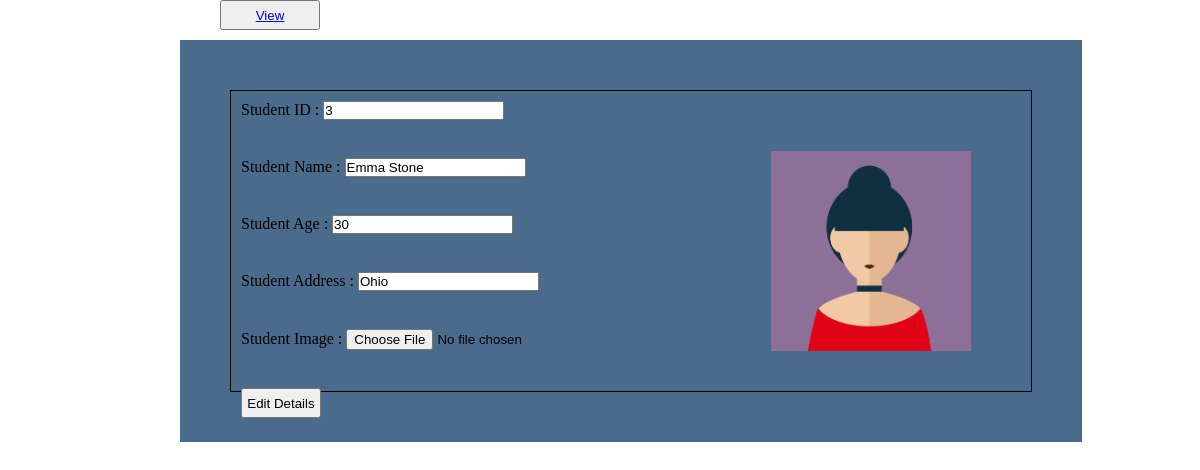
Page /editStudent.php?id=3 on the committed database.
### tables this page shows
CREATE TABLE `student` (
  `studentID` int(11) NOT NULL,
  `studentName` varchar(50) NOT NULL,
  `studentAge` int(11) NOT NULL,
  `studentAddress` varchar(100) NOT NULL,
  `imgLoc` varchar(50) NOT NULL
);

### editStudent.php (the view, shortened to what this page needs)
<?php
    include "config.php";
    $id = $_GET['id'];
    $sql = "SELECT * FROM student WHERE studentID = '$id'";
    if($result = $conn->query($sql))
    {
        $row = $result->fetch_assoc();
        $id = $row['studentID'];
        $name = $row['studentName'];
        $age = $row['studentAge'];
        $address = $row['studentAddress'];
        $image = $row['imgLoc'];
    }
    else
    {
        echo "Fail";
    }
?>
<!DOCTYPE html>
<html>
    <head>
        <link rel="stylesheet" href="styles/style.css">
    </head>
    <body>
        <div class = "container">
            <div class="buttons">
                <button><a href="index.php">View</a></button>
            </div>
            <div class = "editdetails box">
            <div class = "border">
                <img src="<?php echo $image ?>" alt="" class = "editimage">
                <form action="editStudentValidate.php?oldID=<?php echo $id?>" method = "POST" enctype = "multipart/form-data">
                    <p>Student ID : <input type="text" name = "id" value = "<?php echo $id ?>"></p><br>
                    <p>Student Name : <input type="text" name = "name" value = "<?php echo $name ?>"></p><br>
                    <p>Student Age : <input type="text" name = "age" value = "<?php echo $age ?>"></p><br>
                    <p>Student Address : <input type="text" name = "address" value = "<?php echo $address ?>"></p><br>
                    <p>Student Image : <input type="file" name = "image"></p><br>
                    <input type="submit" value = "Edit Details" class = "button">
                </form>
            </div>
        </div>
        </div>
    </body>
</html>

### styles/style.css (style rules this page uses)
* { padding: 0; margin: 0; }
body { min-height: 100vh; display: flex; flex-direction: column; }
.box { width: auto; height: auto; position: absolute; margin-left: 15%; }
.container { position: relative; min-height: 100px; padding-bottom: 2.5rem; height: auto; }
.buttons { width: 800px; height: 20px; margin: 0px auto; }
.buttons button { width: 100px; height: 30px; margin-left: 20px; }
.editdetails { background-color:rgb(74, 107, 139); margin-top: 20px; }
.border { width: 800px; height: 300px; border: 1px solid black; margin: 50px; }
.border p , .searchform p { padding:10px; }
.border input.button , .searchform input.button { margin: 10px; width:80px; height:30px; }
img.editimage { width: 200px; height: 200px; position: relative; float: right; padding-top: 60px; padding-right: 60px; }

### rows in the picture
student: imgLoc (picture), id "3", name "Emma Stone", age "30", address "Ohio"
